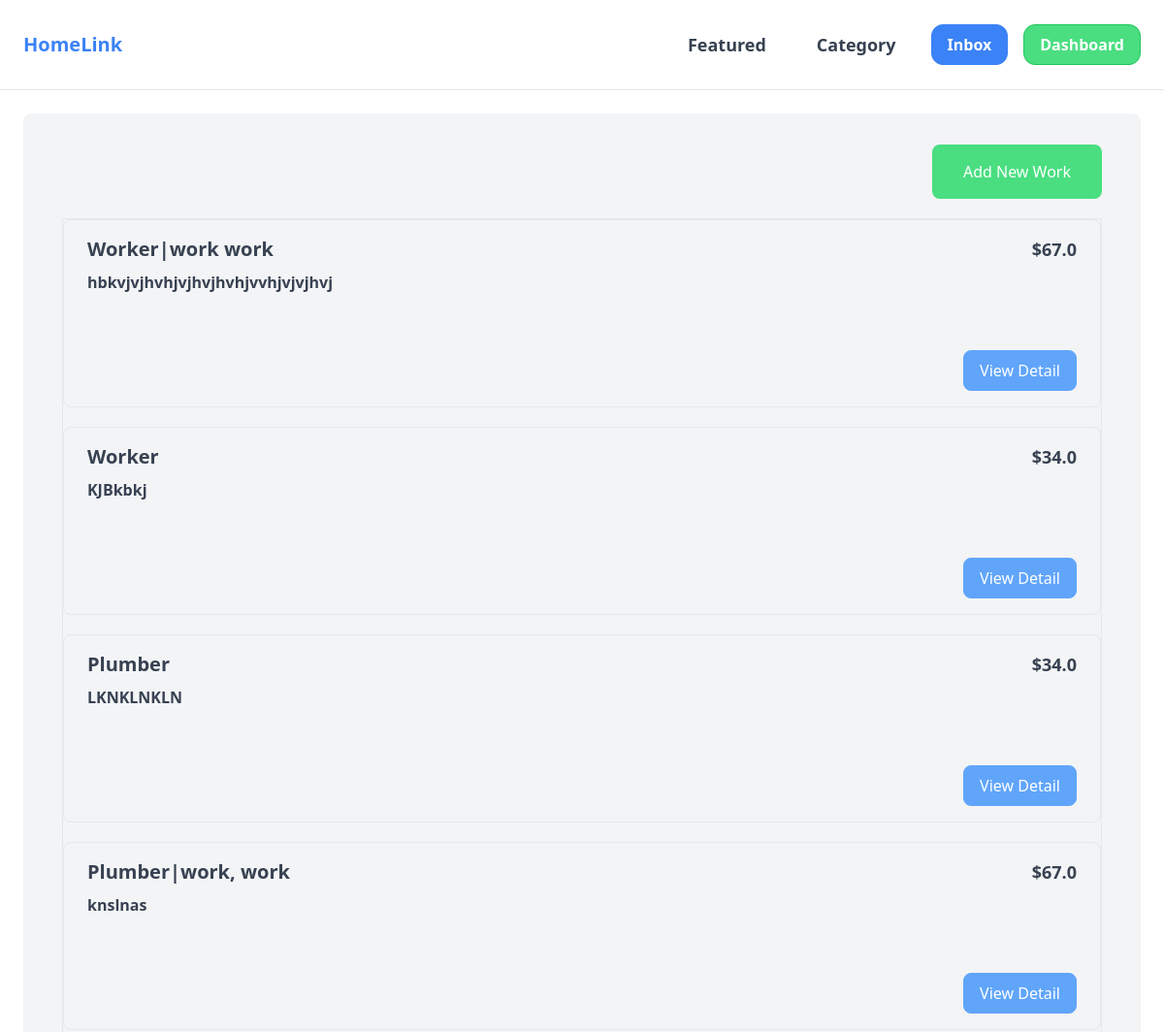
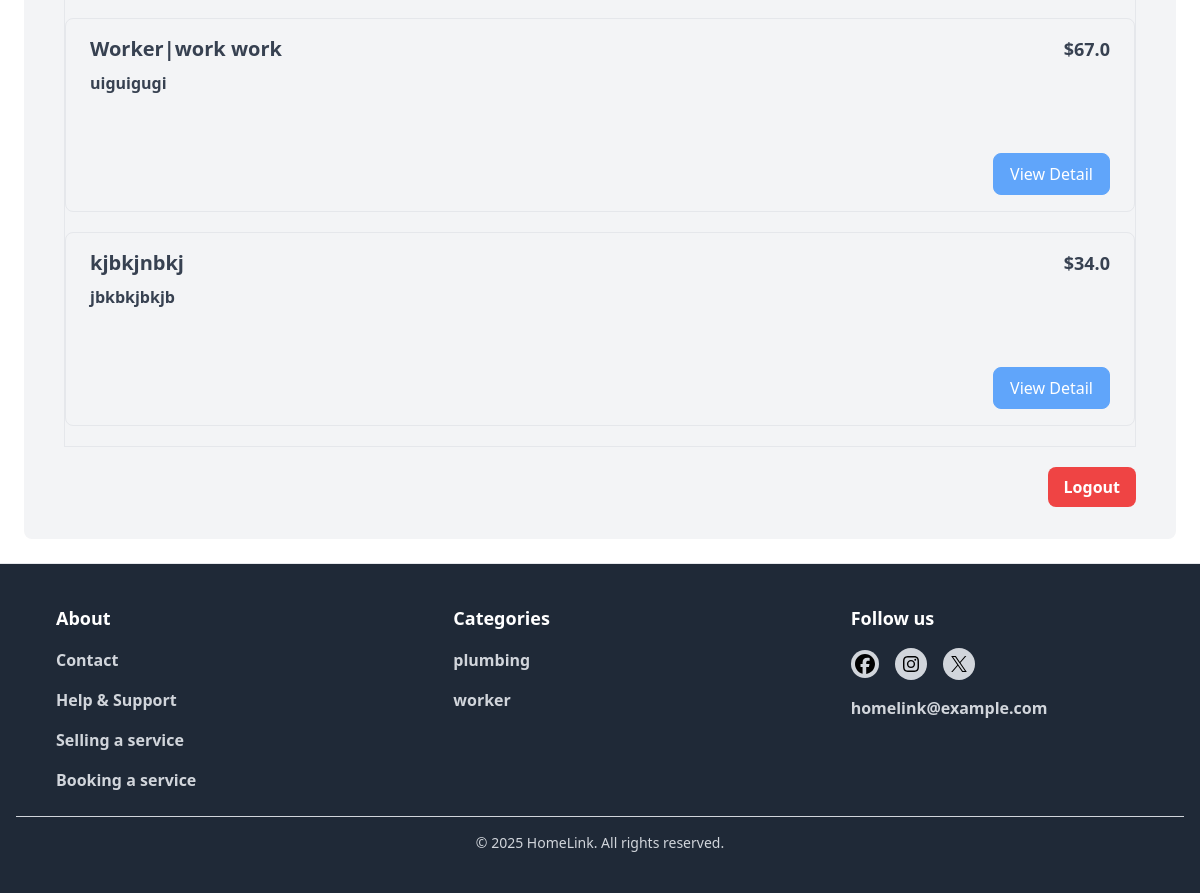
The page /dashboard/ (signed in) on the database its author committed (2 pictures, top to bottom).
### service/models.py (models this page shows, shortened)
class Work(models.Model):
    is_featured = models.BooleanField(default=False)
    work_title = models.CharField(max_length=100)
    profile_pic = models.ImageField(upload_to="profiles", blank=True, null=True)
    description = models.TextField(blank=True, null=True)
    price = models.FloatField()
    category = models.ForeignKey(Category, related_name="work", on_delete=models.CASCADE)
    latitude = models.FloatField(null=True)
    longitude = models.FloatField(null=True)
    worker = models.ForeignKey(User, related_name="work", on_delete=models.CASCADE)
    created_at = models.DateTimeField(auto_now_add=True)

class Category(models.Model):
    name = models.CharField(max_length=255)
    search_count = models.FloatField(default=0)
    class Meta:
        ordering = ["name"]
        verbose_name_plural = "Categories"

### dashboard/views.py (the view)
# urls.py: path('', views.dashboard, name='dashboard'),
@login_required
def dashboard(request):
    works = Work.objects.filter(worker=request.user)
    services = Work.objects.all()
    monthly_revenue = (
        Payment.objects.filter(status__iexact='success')
        .annotate(month=TruncMonth('created_at'))
        .values('month')
        .annotate(total_revenue=Sum('amount'))
        .order_by('month')
    )
    return render (request, 'dashboard/dashboard.html', {
        'works': works,
        'services':services,
        'monthly_revenue': monthly_revenue,
    })

### service/context_processors.py (called while the page is built)
def categories_processor(request):
    categories = Category.objects.all()
    search = request.GET.get('search', '')
    return ({ 'categories': categories, 'search':search })

### dashboard/templates/dashboard/dashboard.html (shortened to what this page needs)
{% extends 'base/base.html' %}
{% block content %}
    <div class="px-10 py-8 bg-gray-100 rounded-lg">
        {% if request.user.profile.acc_type == 'worker' %}
            <div class="flex justify-end gap-3 mb-5">
                <a href="{% url 'service:new_work' %}" class="bg-green-400 rounded-lg px-8 py-4 text-white">Add New Work</a>
            </div>
            <div class=" border">
                {% if services %}
                    {% for work in works %}
                    <div class="flex items-start gap-4 px-6 py-4 border border-gray-200 rounded-lg mb-5">
                        <div class="flex-1 flex flex-col justify-start gap-2">
                            <h1 class="text-xl text-gray-700 font-bold">{{ work.work_title }}</h1>
                            <p class="text-l text-gray-700 font-semibold">{{ work.description }}</p>
                        </div>
                        <div class="flex flex-col justify-between items-end h-40 gap-2">
                            <p class="text-lg text-gray-700 text-right font-bold">${{ work.price }}</p>
                            <a href="{% url 'service:service_detail' work.id %}" class="px-4 py-2 bg-blue-400 border border-blue-400 text-white rounded-lg">View Detail</a>
                        </div>
                    </div>
                    {% endfor %}
                {% else %}
                    <div class="flex justify-center mt-5 mb-5">
                        <h2 class="text-xl text-center text-gray-600 font-bold bg-white rounded-lg shadow-lg px-5 py-3">You Have No Services</h2>
                  </div>
                {% endif %}
            </div>
        {% endif %}
        <div class="flex justify-end mt-5">
            <form method="post" action="{% url 'base:logout' %}">
                <button type="submit" class="bg-red-500 text-white font-semibold px-4 py-2 rounded-lg">Logout</button>
            </form>
        </div>
    </div>
{% endblock %}

### base/templates/base/base.html (shortened to what this page needs)
{% load static %}
<!DOCTYPE html>
<html>
    <head>
        <script src="https://cdn.tailwindcss.com"></script>
        <link rel="stylesheet" href="https://unpkg.com/leaflet@1.9.4/dist/leaflet.css"
/>
        <link rel="stylesheet" href="https://unpkg.com/leaflet@1.9.4/dist/leaflet.css"/>
         <link rel="stylesheet" href="https://unpkg.com/leaflet-control-geocoder/dist/Control.Geocoder.css"/>
    </head>
    <body>
        <nav class="px-6 py-6 flex justify-between items-center border-b border-gray-200">
            <a href="/" class="text-xl text-blue-500 font-bold">HomeLink</a>
            <div class="flex justify-between items-center space-x-5">
                <a href="{% url 'base:featured' %}" class="text-lg text-gray-700 font-semibold px-4 py-2 hover:bg-green-300 hover:rounded-xl hover:text-white transtion-colors duration-200 ease-in">Featured</a>
                <div class="relative inline-block group">
                    <button class="text-lg text-gray-700 font-semibold px-4 py-2 border-white hover:bg-green-300 hover:rounded-xl hover:text-white transtion-colors duration-200 ease-in">Category</button>
                </div>
                {% if request.user.is_authenticated %}
                    <div class="flex space-x-4">
                        <a href="{% url 'chatbox:inbox' %}" class="bg-blue-500 border border-blue-500 rounded-xl px-4 py-2 text-white font-semibold hover:bg-blue-300 hover:border-blue-300 transtion-all duration-200 ease-in">Inbox</a>
                        <a href="{% url 'dashboard:dashboard' %}" class="bg-green-400 border border-green-500 rounded-xl px-4 py-2 text-white font-semibold hover:bg-green-300 hover:border-green-300 transtion-all duration-200 ease-in">Dashboard</a>
                    </div>
                {% endif %}
            </div>
        </nav>
        <div class="px-6 py-6">
            {% block content %}
            {% endblock %}
        </div>
        <footer class="px-4 py-6 border-t border-gray-200 bg-gray-800 pt-10">
            <div class="grid grid-cols-3 gap-6">
                <div class="flex flex-col space-y-4 px-10">
                    <a class="text-white text-lg font-semibold">About</a>
                    <a href="{% url 'base:contact' %}" class="text-gray-300 font-semibold">Contact</a>
                    <a href="#" class="text-gray-300 font-semibold">Help & Support</a>
                    <a href="{% url 'base:signup' %}" class="text-gray-300 font-semibold">Selling a service</a>
                    <a href="{% url 'base:signup' %}" class="text-gray-300 font-semibold">Booking a service</a>
                </div>
                <div class="flex flex-col space-y-4 px-10">
                    <a class="text-white text-lg font-semibold">Categories</a>
                    {% for category in categories %}
                        <a href="{% url 'service:search_query' %}?search={{ search }}&category={{ category.id}}" class="text-gray-300 font-semibold">{{ category.name }}</a>
                    {% endfor %}
                </div>
                <div class="flex flex-col space-y-4 px-10">
                    <a class="text-white text-lg font-semibold">Follow us</a>
                    <div class="flex items-center space-x-4">
                        <a href="#" class="px-1 py-1 rounded-full hover:bg-blue-300 bg-gray-300 transtion-colors duration-200 ease-in">
                            <img src="{% static 'images/facebook.svg' %}" alt="facebook icon" class="w-5 h-5">
                        </a>
                        <a href="#" class="px-2 py-2 rounded-full hover:bg-blue-300 bg-gray-300 transtion-colors duration-200 ease-in">
                            <img src="{% static 'images/instagram.svg' %}" alt="instagram icon" class="w-4 h-4">
                        </a>
                        <a href="#" class="px-2 py-2 rounded-full hover:bg-blue-300 bg-gray-300 transtion-colors duration-200 ease-in">
                            <img src="{% static 'images/x.svg' %}" alt="x icon" class="w-4 h-4">
                        </a>
                    </div>
                    <a href="#" class="text-gray-300 font-semibold">homelink@example.com</a>
                </div>
            </div>
            <div class="border-t border-gray-300 mt-6 text-center">
                <p class="text-gray-300 text-sm py-4">© 2025 HomeLink. All rights reserved.</p>
            </div>
        </footer>
    </body>
</html>

### rows shown on the page
Work: work_title "Worker|work work", description "hbkvjvjhvhjvjhvjhvhjvvhjvjvjhvj", price "67.0"
Work: work_title "Worker", description "KJBkbkj", price "34.0"
Work: work_title "Plumber", description "LKNKLNKLN", price "34.0"
Work: work_title "Plumber|work, work", description "knslnas", price "67.0"
Work: work_title "Worker|work work", description "uiguigugi", price "67.0"
Work: work_title "kjbkjnbkj", description "jbkbkjbkjb", price "34.0"
Category: name "plumbing"
Category: name "worker"
